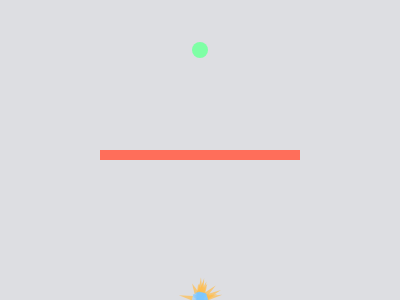
Frame 1 (no input)
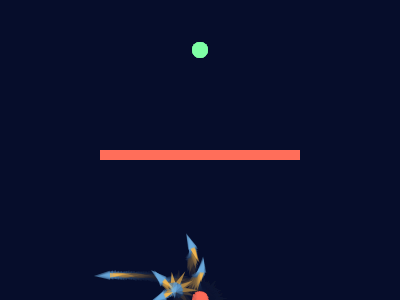
Frame 60 (no input)
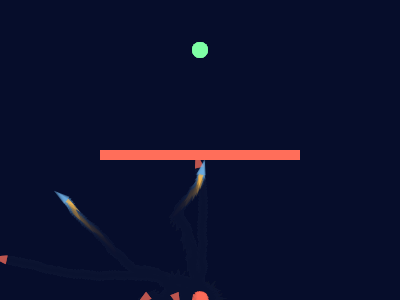
Frame 120 (the mouse pressed at the canvas centre since frame 60)

The p5.js sketch that drew these frames (run headless with seeded random() and noise() and a simulated clock; from frame 60 on, the mouse is pressed at the canvas centre):

// p5.js sketch
// ── sketch.js
let population;
let target;
let count = 0;            // current step within a generation; indexes each rocket's genes
let populationCount = 0;  // generations elapsed so far

let lifeP;       // DOM readout: generation + life-step
let drawTimeP;   // DOM readout: draw-time stats

const drawStats = new Statistics();

function setup() {
    validateConfig();
    createCanvas( CONFIG.canvas.width, CONFIG.canvas.height);
    population = new Population();
    target = createVector( width/2, CONFIG.target.y);
    lifeP = createP();
    drawTimeP = createP();
}

function resetPopulation() {
    populationCount++;
    population.evaluate();
    population.selection();
    count = 0;
}

function drawTarget() {
    push();
    noStroke();
    fill(...CONFIG.theme.target);
    ellipse(target.x, target.y, CONFIG.target.diameter, CONFIG.target.diameter);
    pop();
}

function drawObstacles() {
    push();
    noStroke();
    fill(...CONFIG.theme.obstacle);
    CONFIG.obstacles.forEach(o => rect(o.x, o.y, o.w, o.h));
    pop();
}

function updateHud(startTime) {
    lifeP.html(`Population: ${populationCount}   life count: ${count}`);

    if (populationCount > CONFIG.stats.warmupPopulations) {
        drawStats.update(performance.now() - startTime);
        drawTimeP.html(reportDrawStats());
    } else {
        drawTimeP.html(`Ignoring stats for first ${CONFIG.stats.warmupPopulations} populations.`);
    }
}

function reportDrawStats() {
    return `Population: ${populationCount} -- Ave. Draw Time: `
        + `${drawStats.ave().toFixed(2)}ms `
        + `min:${drawStats.min.toFixed(2)}ms max:${drawStats.max.toFixed(2)}ms`;
}

function draw() {
    const startTime = performance.now();

    background(...CONFIG.theme.background, CONFIG.theme.trailFade);
    const finishedCount = population.run();
    count++;

    if (count === CONFIG.lifespan || finishedCount === population.size()) {
        resetPopulation();
    }

    drawTarget();
    drawObstacles();
    updateHud(startTime);
}

// ── DNA.js
function DNA(genes) {
    this.genes = genes || Array.from({length:CONFIG.lifespan}, randomGene);

    function randomGene() {
        const g = p5.Vector.random2D();
        g.setMag(CONFIG.rocket.maxForce);
        return g;
    }
    
    this.crossover = function (partner) {
        const mid = floor(random(this.genes.length));
        const newgenes = this.genes.map(
            (g,i) => ( i > mid ? g : partner.genes[i]));
        return new DNA(newgenes);
    }
    
    this.mutation = function() {
        this.genes = this.genes.map( g =>
            random(1) < CONFIG.population.mutationRate ? randomGene() : g);
    }
}

// ── Population.js
function Population(size= CONFIG.population.size) {
    this.rockets = [];
    this.matingPool = [];
    
    for(let i = 0; i < size ; i++) {
        this.rockets[i] = new Rocket();
    }
    
    this.evaluate = function() {
        let maxFit;
        [this.rockets, maxFit ] = calculateFitnesses(this.rockets);
        this.rockets = normalizeFitnesses(this.rockets, maxFit);
        this.matingPool = createMatingPool(this.rockets);
        
        function calculateFitnesses(rockets) {
            let maxFit = 0;
            rockets = rockets.map( r => {
                r.calcFitness();
                maxFit = Math.max(maxFit,r.fitness);
                return r;
            });
            return [rockets, maxFit];
        }
        
        function normalizeFitnesses(rockets, maxFit) {
            return rockets.map(r => {
                r.fitness /= maxFit;
                return r;
            });
        }
        
        function createMatingPool(rockets) {
            let matingPool = [];
            rockets.forEach( rocket => {
                const copies = rocket.fitness * CONFIG.population.matingPoolScale;
                for (let j = 0 ; j < copies ; j++) {
                    matingPool.push(rocket);
                }
            });
            return matingPool;
        }
    }

    this.selection = function() {
        const newRockets = [];
        for (let i= 0 ; i < this.rockets.length; i++) {
            const parentA = random(this.matingPool).dna;
            const parentB = random(this.matingPool).dna;
            const child = parentA.crossover(parentB);
            child.mutation();
            newRockets[i] = new Rocket(child);
        }
        this.rockets = newRockets;
    }
    
    this.run = function () {
        let finished = 0;
        this.rockets.forEach(r => {
            r.update();
            r.show();
            finished += r.crashed || r.completed ? 1 : 0;
        });
        return finished;
    }
    
    this.size = function() { return this.rockets.length; }
}

// ── Rocket.js
function isOutOfBounds(pos) {
    return pos.x < 0 || pos.x > width || pos.y < 0  || pos.y > height;
}

function hitsAnyObstacle(pos) {
    return CONFIG.obstacles.some(o =>
        pos.x > o.x && pos.x < o.x + o.w &&
        pos.y > o.y && pos.y < o.y + o.h);
}

function Rocket(dna) {
    this.pos = createVector(width/2.0,height);
    this.vel = createVector();
    this.acc = createVector();
    this.completed = false;
    this.crashed =false;
    this.dna = dna || new DNA();
    this.fitness = 0;
    
    this.applyForce = function(force) {
        this.acc.add(force);
    }
    
    this.calcFitness = function() {
        const d = dist(this.pos.x, this.pos.y, target.x, target.y);
        this.fitness = map(d, 0, width, width,0);
        if (this.completed) this.fitness *= CONFIG.rocket.completedFitnessBonus;
        if (this.crashed) this.fitness /= CONFIG.rocket.crashedFitnessPenalty;
    }
    
    this.update = function() {
        const d = dist(this.pos.x, this.pos.y, target.x, target.y);
        if (d < CONFIG.rocket.completionRadius) {
            this.completed = true;
            this.pos = target;
        }

        if (isOutOfBounds(this.pos) || hitsAnyObstacle(this.pos)) {
            this.crashed = true;
        }

        this.applyForce(this.dna.genes[count]);
        if(!this.completed && !this.crashed) {
            this.vel.add(this.acc);
            this.pos.add(this.vel);
            this.acc.mult(0);
            this.vel.limit(CONFIG.rocket.maxSpeed);
        }
    }
    
    this.show = function() {
        push();
        noStroke();

        translate( this.pos.x, this.pos.y);
        rotate(this.vel.heading());

        const len = CONFIG.rocket.body.length;
        const w = CONFIG.rocket.body.width;

        if (!this.completed && !this.crashed) {
            const flame = len * (0.5 + random(0.5));   // flicker each frame
            fill(...CONFIG.theme.flame);
            triangle(-len / 2, -w / 4,
                -len / 2,  w / 4,
                -len / 2 - flame, 0);
        }

        if (this.completed)    fill(...CONFIG.theme.rocketCompleted);
        else if (this.crashed) fill(...CONFIG.theme.rocketCrashed);
        else                   fill(...CONFIG.theme.rocketActive);

        triangle(len / 2, 0,        // nose (front, points along travel)
            -len / 2, -w / 2,   // back-left
            -len / 2,  w / 2);  // back-right

        pop();
    };
}

// ── Statistics.js
function Statistics() {
    this.count = 0;
    this.total = 0.0;
    this.min = Number.POSITIVE_INFINITY;
    this.max = Number.NEGATIVE_INFINITY;
    
    this.update = (v) => {
        this.total += v;
        this.count++;
        this.min = Math.min(v, this.min);
        this.max = Math.max(v, this.max);
    }
    this.ave = () => (this.total/this.count);
}

// ── config.js
// Single source of truth for configuration settings
const CONFIG = {
    canvas: { width: 400, height: 300},

    lifespan: 400,

    population: {
        size: 25,
        mutationRate: 0.01,
        matingPoolScale:100,
    },

    rocket: {
        maxForce: 0.2,
        maxSpeed: 4,
        completionRadius: 10,
        completedFitnessBonus: 10,
        crashedFitnessPenalty: 10.0,
        body: { length: 16, width: 9 }
    },

    target: { y:50, diameter: 16 },

    obstacles: [
        { x: 100, y: 150, w: 200, h: 10 },
    ],

    stats: { warmupPopulations: 3 },

    theme: {
        background:      [11, 19, 43],          // deep navy
        target:          [126, 255, 165],       // green  — the goal
        obstacle:        [255, 110, 90],         // warm red — the hazard
        rocketActive:    [125, 200, 255, 110],   // translucent cyan — in flight
        rocketCompleted: [126, 255, 165, 220],   // green — reached target
        rocketCrashed:   [255, 110, 90, 70],     // dim red — crashed
        flame:           [255, 190, 80, 180],
        trailFade:       35,
    },
}

function validateConfig() {
    CONFIG.obstacles.forEach((o, i) => {
        ['x', 'y', 'w', 'h'].forEach(key => {
            if (typeof o[key] !== 'number') {
                throw new Error(
                    `CONFIG.obstacles[${i}] missing numeric "${key}": ${JSON.stringify(o)}`);
            }
        });
    });
}
